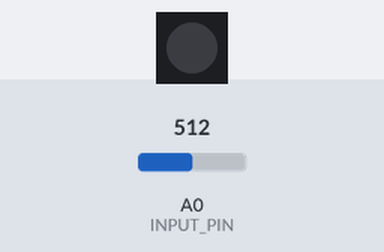
Bench run of a sketch on a simulated ESP8266 (NodeMCU). On the bench: 1 RGB LEDs in strip order, left to right. The inputs (shaded band) are chosen by the test bench; at power-on: A0 (INPUT_PIN) = 512. Dim RGB values are drawn brighter than linear; what the sketch prints to the serial monitor is not drawn.

Above: at 2.7 s.
2.8 s: A0 (INPUT_PIN) set to 5
4.3 s: A0 (INPUT_PIN) set to 2
At 5.5 s:
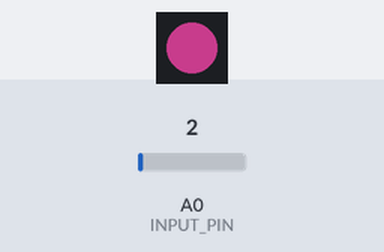
7.5 s: A0 (INPUT_PIN) set to 18
At 8.2 s:
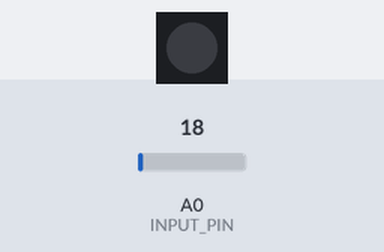
9.1 s: A0 (INPUT_PIN) set to 0
At 9.6 s:
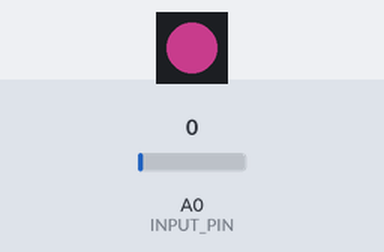
Timing chart, 0 to 11.7 s (numbered marks = the images above; inputs shaded):
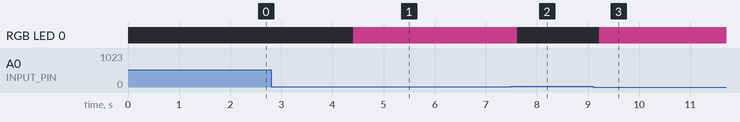

The sketch:

webroots2.ino
```cpp
#include <Adafruit_NeoPixel.h>
#define NUMPIXELS 1 // change if you have more pixels
#define PIN D6 // config for ESP8266
#define INPUT_PIN A0 // config for ESP8266
#define BRIGHTNESS 4 //set this as the threshold value for darkness

#define IO_USERNAME    "your_username" //Your Adafruit username
#define IO_KEY         "your_key" //AIO key from earlier
#define WIFI_SSID       "your_ssid"
#define WIFI_PASS       "your_pass"

#include "AdafruitIO_WiFi.h"

AdafruitIO_WiFi io(IO_USERNAME, IO_KEY, WIFI_SSID, WIFI_PASS); // create Adafruit io object.

// Set the volatile keyword if you want to retain the RGB values

int volatile r = 0;
int volatile g = 0;
int volatile b = 0;
int input_value = 0;

Adafruit_NeoPixel pixels = Adafruit_NeoPixel(NUMPIXELS, PIN, NEO_GRB + NEO_KHZ800);

AdafruitIO_Feed *color = io.feed("Nightlight_color");

// setup and loop functions

void setup() {
  Serial.begin(115200); // begin serial communications for debugging

  io.connect(); // This is a method under AdafruitWifi.h that helps to set up the wireless connection and contacts the IO server.

  color->onMessage(handleMessage); //we will need to handle messages on the "Nightlight_color" stream that we have set up earlier

  while(io.status() < AIO_CONNECTED) {
    Serial.print(".");
    delay(500);
  }
  Serial.println();
  Serial.println(io.statusText());


  // Init RGB led

  pixels.begin();
  pixels.show();

  pinMode(INPUT_PIN, INPUT);
}

void loop() {
  // put your main code here, to run repeatedly:
  io.run();
  input_value = analogRead(INPUT_PIN);
  if (input_value < BRIGHTNESS) {
    turn_on();
  }
  if (input_value > BRIGHTNESS) {
    turn_off();
  }
  delay(100);
}


// Functions we wrote

void turn_on(){
  r=100; // set RGB values
  g=30;
  b=70;
  for(int i=0; i <NUMPIXELS;i++){
    pixels.setPixelColor(i,pixels.Color(r,g,b));
  }
  pixels.show();
}

void turn_off(){
  for(int i=0; i<NUMPIXELS; i++){
    pixels.setPixelColor(i,pixels.Color(0,0,0)); // set the color to (0,0,0), off!
  }
  pixels.show();
}

// New functions

void handleMessage(AdafruitIO_Data *data) { //New AdafruitIO_Data object!

  // print RGB values and hex value
  Serial.println("Received HEX: ");
  Serial.println(data->value()); // displays data as hex

  //Calls hex2dec function and updates global volatile rgb values.
  hex2dec(data->value());

  long color = data->toNeoPixel(); // converts hex to a value the neopixel can use!

  for(int i=0; i<NUMPIXELS; ++i) {
    pixels.setPixelColor(i, color); // sets the color.
  }
  pixels.show();

}

void hex2dec(String hexstring){
  int number = strtol( &hexstring[1], NULL, 16);

  // Split them up into r, g, b values
  r = number >> 16;
  g = number >> 8 & 0xFF;
  b = number & 0xFF;
}
```

Measured:
- the behaviour switches between 4 and 3 on A0 (INPUT_PIN) (found by bisection; images 0 and 1)
- after the input at 2.8 s, every drawn part: stays the same
- after the input at 4.3 s, RGB LED 0: off → RGB(100, 30, 70) after 0.11 s
- after the input at 7.5 s, RGB LED 0: RGB(100, 30, 70) → off after 0.12 s
- after the input at 9.1 s, RGB LED 0: off → RGB(100, 30, 70) after 0.12 s
